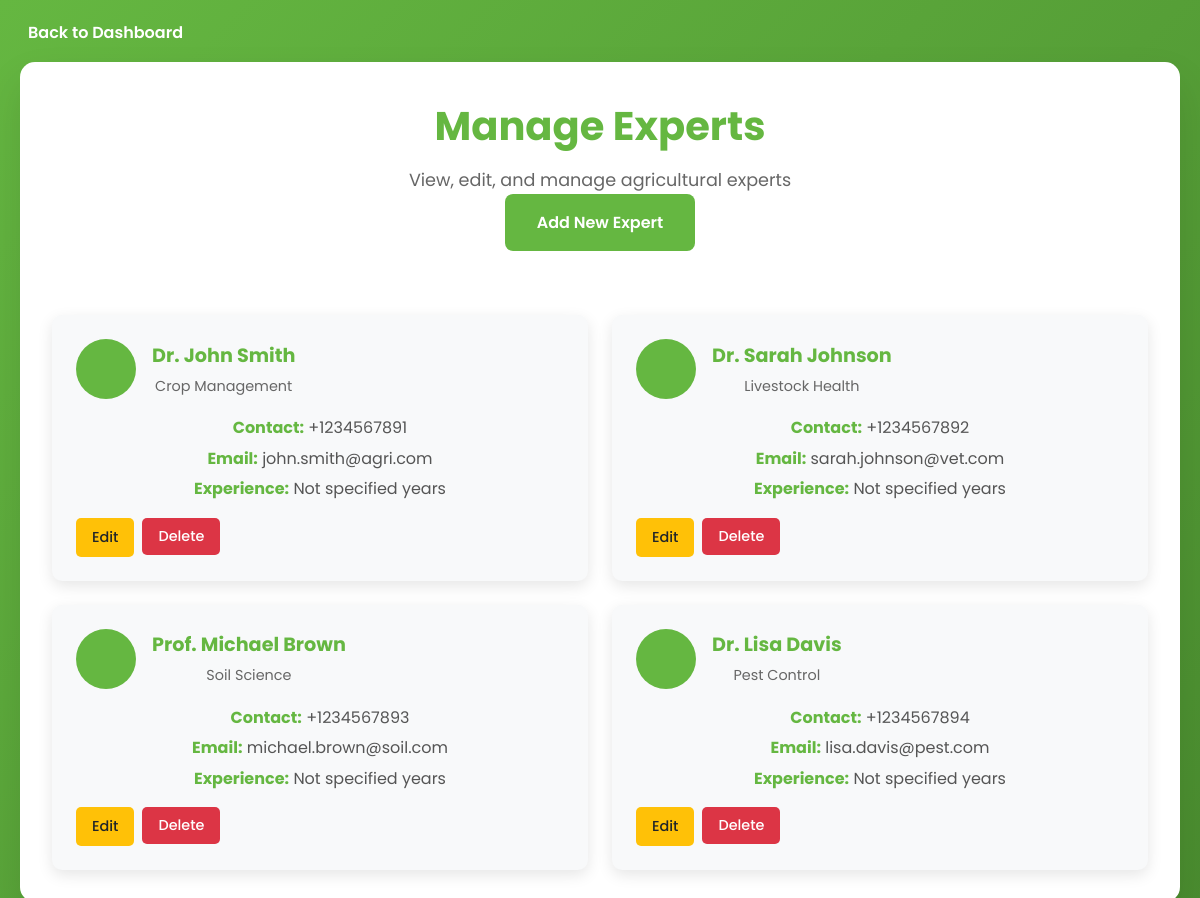
Screenshot of /admin/manage-experts.php (signed in) with the database file from the repository.
### tables this page shows
CREATE TABLE IF NOT EXISTS experts (
    id INT AUTO_INCREMENT PRIMARY KEY,
    name VARCHAR(100) NOT NULL,
    contact VARCHAR(20) NOT NULL,
    specialization VARCHAR(100) NOT NULL,
    email VARCHAR(100),
    experience_years INT,
    created_at TIMESTAMP DEFAULT CURRENT_TIMESTAMP
);

### admin/manage-experts.php (the view, shortened to what this page needs)
<?php
require_once '../config/database.php';
try {
    $stmt = $pdo->query("SELECT * FROM experts ORDER BY created_at DESC");
    $experts = $stmt->fetchAll();
} catch (PDOException $e) {
    $error = 'Error fetching experts: ' . $e->getMessage();
    $experts = [];
}
?>
<!DOCTYPE html>
<html lang="en">
<head>
    <link rel="stylesheet" href="../style.css">
    <link rel='stylesheet' href='https://cdn-uicons.flaticon.com/3.0.0/uicons-regular-straight/css/uicons-regular-straight.css'>
</head>
<body>
    <div class="manage-container">
        <a href="dashboard.php" class="back-link">
            Back to Dashboard
        </a>
        <div class="manage-content">
            <div class="manage-header">
                <h1><i class="fi fi-rs-user-graduate"></i> Manage Experts</h1>
                <p>View, edit, and manage agricultural experts</p>
                <a href="add-expert.php" class="btn-add">
                    <i class="fi fi-rs-plus"></i> Add New Expert
                </a>
            </div>
            <?php if (empty($experts)): ?>
                <div class="no-experts">
                    <i class="fi fi-rs-user-graduate"></i>
                    <h3>No Experts Found</h3>
                    <p>Add the first expert to get started!</p>
                    <a href="add-expert.php" class="btn-add">Add Expert</a>
                </div>
            <?php else: ?>
                <div class="experts-grid">
                    <?php foreach ($experts as $expert): ?>
                        <div class="expert-card">
                            <div class="expert-header">
                                <div class="expert-avatar">
                                </div>
                                <div class="expert-info">
                                    <h3><?php echo htmlspecialchars($expert['name']); ?></h3>
                                    <p><?php echo htmlspecialchars($expert['specialization']); ?></p>
                                </div>
                            </div>
                            <div class="expert-details">
                                <p><strong>Contact:</strong> <?php echo htmlspecialchars($expert['contact']); ?></p>
                                <p><strong>Email:</strong> <?php echo htmlspecialchars($expert['email']); ?></p>
                                <p><strong>Experience:</strong> <?php echo htmlspecialchars($expert['years_experience'] ?? 'Not specified'); ?> years</p>
                            </div>
                            <div class="expert-actions">
                                <a href="edit-expert.php?id=<?php echo $expert['id']; ?>" class="btn-edit">
                                    <i class="fi fi-rs-edit"></i> Edit
                                </a>
                                <form method="POST" style="display: inline;" onsubmit="return confirm('Are you sure you want to delete this expert?');">
                                    <button type="submit" name="delete_expert" class="btn-delete">
                                        <i class="fi fi-rs-trash"></i> Delete
                                    </button>
                                </form>
                            </div>
                        </div>
                    <?php endforeach; ?>
                </div>
            <?php endif; ?>
        </div>
    </div>
</body>
</html>

### style.css (style rules this page uses)
:root { --green: #65b741; --dark-green: #4a8c2f; --black: #333; --white: #fff; --gray: #f5f5f5; --light-gray: #e0e0e0; --text-gray: #666; }
* { font-family: "Poppins", sans-serif; margin: 0; padding: 0; box-sizing: border-box; text-decoration: none; transition: all .2s linear; }
html { scroll-behavior: smooth; }
body { line-height: 1.6; color: var(--black); }
.experts-grid { display: grid; grid-template-columns: repeat(auto-fit, minmax(300px, 1fr)); gap: 2rem; }
.expert-card { background: var(--gray); padding: 2rem; border-radius: 15px; text-align: center; transition: all 0.3s ease; }
.expert-card h3 { font-size: 1.3rem; margin-bottom: 0.5rem; color: var(--black); }

### admin/manage-experts.php (style rules this page uses)
.manage-container { min-height: 100vh; background: linear-gradient(135deg, #65b741 0%, #4a8c2f 100%); padding: 20px; }
.manage-content { max-width: 1200px; margin: 0 auto; background: white; border-radius: 15px; padding: 2rem; box-shadow: 0 20px 40px rgba(0, 0, 0, 0.1); }
.manage-header { text-align: center; margin-bottom: 2rem; }
.manage-header h1 { color: var(--green); font-size: 2.5rem; margin-bottom: 0.5rem; }
.manage-header p { color: #666; font-size: 1.1rem; }
.btn-add { background: var(--green); color: white; padding: 1rem 2rem; border: none; border-radius: 8px; text-decoration: none; display: inline-block; font-weight: 600; margin-bottom: 2rem; transition: background 0.3s ease; }
.back-link { color: white; text-decoration: none; font-weight: 600; display: flex; align-items: center; gap: 0.5rem; margin-bottom: 1rem; }
.experts-grid { display: grid; grid-template-columns: repeat(auto-fill, minmax(350px, 1fr)); gap: 1.5rem; }
.expert-card { background: #f8f9fa; border-radius: 10px; padding: 1.5rem; box-shadow: 0 5px 15px rgba(0, 0, 0, 0.1); transition: transform 0.3s ease, box-shadow 0.3s ease; }
.expert-header { display: flex; align-items: center; gap: 1rem; margin-bottom: 1rem; }
.expert-avatar { width: 60px; height: 60px; background: var(--green); border-radius: 50%; display: flex; align-items: center; justify-content: center; color: white; font-size: 1.5rem; }
.expert-info h3 { color: var(--green); margin: 0; font-size: 1.2rem; }
.expert-info p { color: #666; margin: 0.2rem 0 0 0; font-size: 0.9rem; }
.expert-details { margin-bottom: 1rem; }
.expert-details p { margin: 0.3rem 0; color: #555; }
.expert-details strong { color: var(--green); }
.expert-actions { display: flex; gap: 0.5rem; }
.btn-edit { background: #ffc107; color: #212529; padding: 0.5rem 1rem; border: none; border-radius: 5px; text-decoration: none; font-size: 0.9rem; font-weight: 500; transition: background 0.3s ease; }
.btn-delete { background: #dc3545; color: white; padding: 0.5rem 1rem; border: none; border-radius: 5px; font-size: 0.9rem; font-weight: 500; cursor: pointer; transition: background 0.3s ease; }

### rows the page displays
experts: name "Dr. John Smith", specialization "Crop Management", contact "+1234567891", email "john.smith@agri.com", years_experience "Not specified"
experts: name "Dr. Sarah Johnson", specialization "Livestock Health", contact "+1234567892", email "sarah.johnson@vet.com", years_experience "Not specified"
experts: name "Prof. Michael Brown", specialization "Soil Science", contact "+1234567893", email "michael.brown@soil.com", years_experience "Not specified"
experts: name "Dr. Lisa Davis", specialization "Pest Control", contact "+1234567894", email "lisa.davis@pest.com", years_experience "Not specified"
